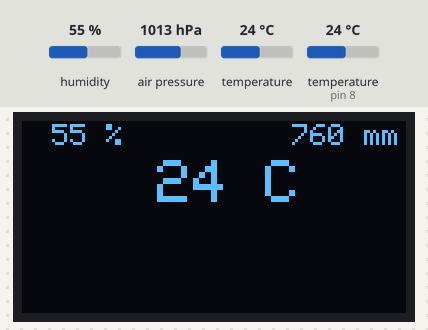
Simulated run of this sketch. Board: Arduino Uno, built with avr-gcc and run on an emulated ATmega328P. On the bench: 128×64 one-colour display. Inputs (shaded band) come from the test bench; at power-on: humidity 55 %, air pressure 1013 hPa, temperature 24 °C, temperature (sensor on pin 8) 24 °C.

Above: at 1.2 s.
1.3 s: humidity set to 22 %
At 2.2 s:
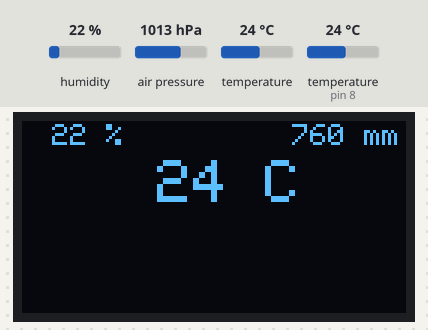
2.8 s: air pressure set to 952 hPa
At 3.5 s:
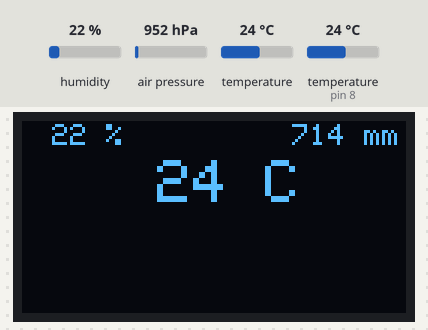
4.3 s: temperature (sensor 0) set to 12 °C
At 4.7 s:
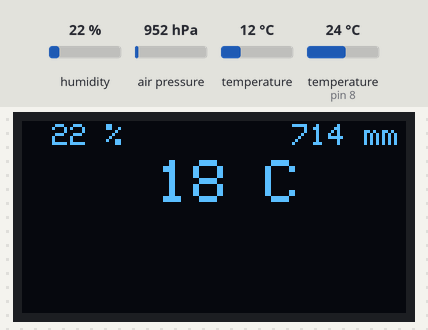
5.8 s: temperature (sensor on pin 8) set to 12 °C
At 7.0 s:
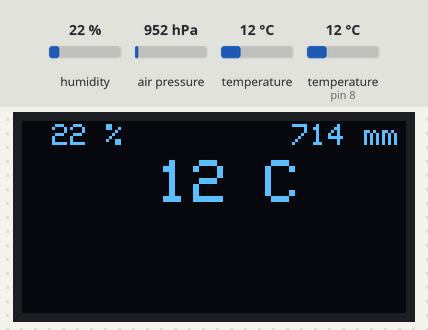
7.3 s: humidity set to 40 %
At 8.3 s:
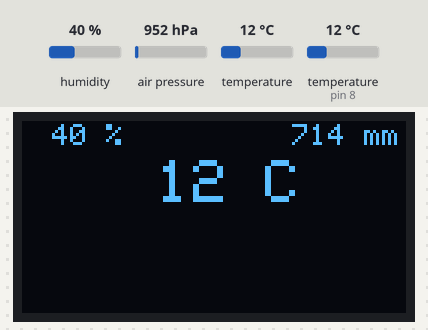
8.8 s: air pressure set to 975 hPa
At 9.5 s:
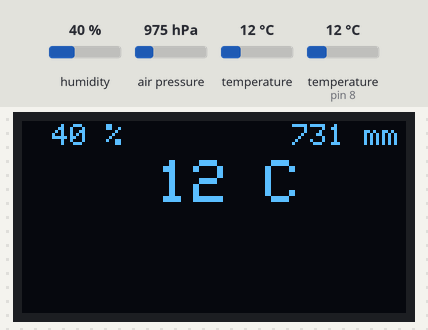
Timing chart, 0 to 11.3 s (numbered marks = the images above; inputs shaded):
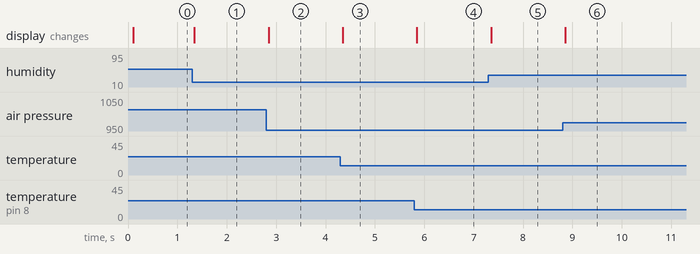

Measured:
- after the input at 1.3 s, the display: changes after 0.05 s (image 1)
- after the input at 2.8 s, the display: changes after 0.05 s (image 2)
- after the input at 4.3 s, the display: changes after 0.05 s (image 3)
- after the input at 5.8 s, the display: changes after 0.05 s (image 4)
- after the input at 7.3 s, the display: changes after 0.05 s (image 5)
- after the input at 8.8 s, the display: changes after 0.06 s (image 6)

The sketch:

meteo.ino
```cpp
#include <Wire.h>

#include <Adafruit_Sensor.h>
#include <DHT.h>
#include <DHT_U.h>
#define DHTPIN    8
#define DHTTYPE   DHT11
DHT_Unified dht(DHTPIN, DHTTYPE);

#include <Adafruit_BMP085.h>
Adafruit_BMP085 bmp;

#include <SPI.h>
#include <Adafruit_GFX.h>
#include <Adafruit_SSD1306.h>
#define OLED_RESET 4
Adafruit_SSD1306 display(OLED_RESET);

uint32_t delayMS;

void setup() {
  dht.begin();
  sensor_t sensor;
  dht.temperature().getSensor(&sensor);
  delayMS = sensor.min_delay / 1000;

  bmp.begin();

  display.begin(SSD1306_SWITCHCAPVCC, 0x3C);
  display.clearDisplay();
  display.display();
}

void loop() {
  delay(delayMS);

  int p = int(bmp.readPressure() / 133.322 + 0.5);

  float t1 = bmp.readTemperature();
  t1 = isnan(t1) ? -99 : t1;

  sensors_event_t event;
  dht.temperature().getEvent(&event);
  float t2 = event.temperature;
  t2 = isnan(t2) ? -99 : t2;

  dht.humidity().getEvent(&event);
  int h = isnan(event.relative_humidity) ? -99 : int(event.relative_humidity + 0.5);


  display.clearDisplay();
  display.setTextColor(WHITE);

  display.setTextSize(2);
  display.setCursor(45, 13);
  display.print(int((t1 + t2) / 2 + 0.5));
  display.print(" C");

  display.setTextSize(1);
  display.setCursor(10, 1);
  display.print(h);
  display.print(" %");

  display.setCursor(90, 1);
  display.print(p);
  display.print(" mm");

  display.display();
}
```
